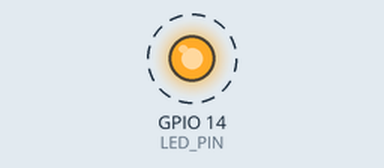
This sketch was run on a simulated ESP32-C6. Parts: output pins drawn as LEDs (lit = HIGH). Dashed ring = blinking. What the sketch prints to the serial monitor is not drawn.

Above: at 0.7 s.
Timing chart, 0 to 3.5 s (numbered marks = the images above):
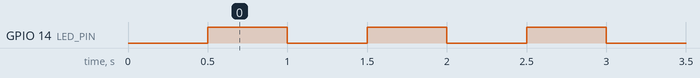

The sketch:

blink.ino
```cpp
// Blink + hello test for PCBCupid GLYPH C6 (ESP32-C6)
// Onboard LED is on GPIO14
#define LED_PIN 14

void setup() {
  Serial.begin(115200);
  delay(500);
  Serial.println("Hello from GLYPH C6!");
  pinMode(LED_PIN, OUTPUT);
}

void loop() {
  digitalWrite(LED_PIN, HIGH);
  Serial.println("LED ON");
  delay(500);
  digitalWrite(LED_PIN, LOW);
  Serial.println("LED OFF");
  delay(500);
}
```

Measured:
- by itself, GPIO 14 (LED_PIN): alternates HIGH for 0.50 s and LOW for 0.50 s
